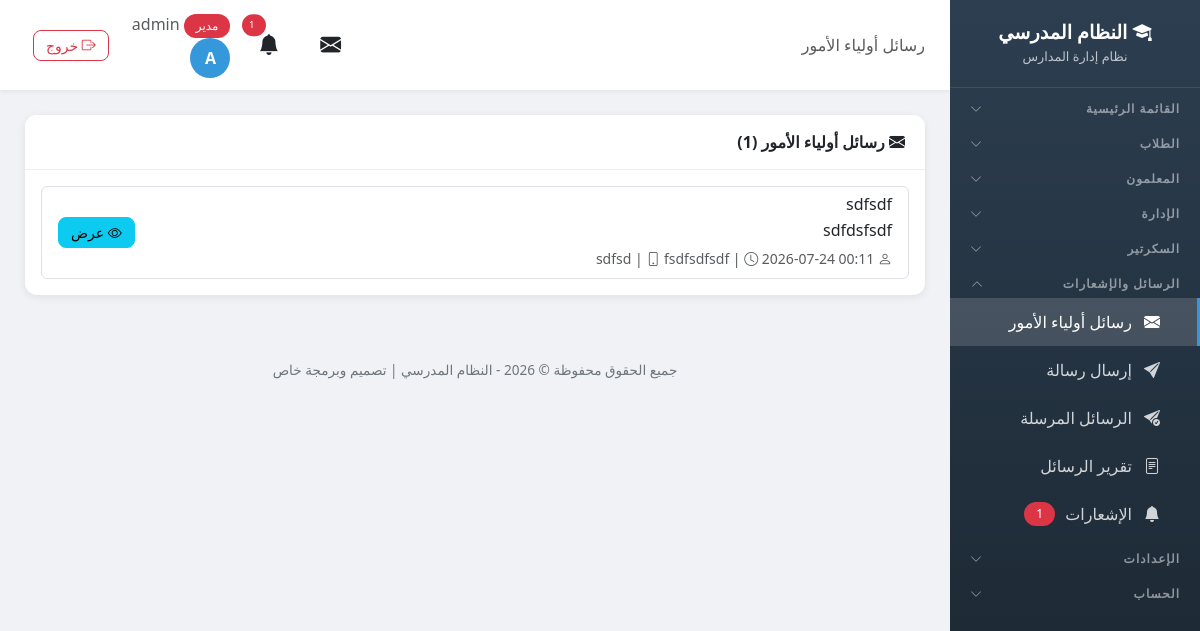
/messages/ (signed in), run on the app's committed database.
### school/models.py (models this page shows, shortened)
class Profile(models.Model):
    ROLE_CHOICES = [
        ('admin', 'مدير'),
        ('vice_principal', 'نائب مدير'),
        ('secretary', 'سكرتير'),
        ('teacher', 'معلم'),
        ('student', 'طالب'),
    ]
    user = models.OneToOneField(User, on_delete=models.CASCADE, related_name='profile')
    role = models.CharField('الدور', max_length=20, choices=ROLE_CHOICES, default='student')
    phone = models.CharField('رقم الهاتف', max_length=20, blank=True)

class Message(models.Model):
    sender = models.ForeignKey(User, on_delete=models.SET_NULL, null=True, blank=True, related_name='sent_messages', verbose_name='المرسل')
    recipient = models.ForeignKey(User, on_delete=models.SET_NULL, null=True, blank=True, related_name='received_messages', verbose_name='المستلم')
    subject = models.CharField('الموضوع', max_length=200)
    content = models.TextField('المحتوى')
    is_read = models.BooleanField('مقروء', default=False)
    parent_name = models.CharField('اسم ولي الأمر', max_length=200, blank=True, help_text='يستخدم عند إرسال ولي الأمر')
    parent_phone = models.CharField('هاتف ولي الأمر', max_length=20, blank=True)
    created_at = models.DateTimeField('تاريخ الإرسال', auto_now_add=True)
    class Meta:
        verbose_name = 'رسالة'
        verbose_name_plural = 'الرسائل'
        ordering = ['-created_at']

### school/views.py (the view)
# urls.py: path('messages/', views.message_list, name='message_list'),
@login_required
def message_list(request):
    if request.user.profile.role != 'admin':
        messages.error(request, 'ليس لديك صلاحية للوصول إلى هذه الصفحة')
        return redirect('dashboard')
    messages_qs = Message.objects.filter(recipient__isnull=True).order_by('-created_at')
    return render(request, 'school/message_list.html', {'messages_qs': messages_qs})

### school/models.py (called while the page is built, shortened)
def has_perm(user, module, action):
    if user.profile.role == 'admin':
        return True

### school/services.py (called while the page is built, shortened)
def send_visit_reminders():
    try:
        tomorrow = date.today() + timedelta(days=1)
        due = VisitProgram.objects.filter(visit_date=tomorrow, reminder_sent=False).select_related('teacher')
        if not due.exists():
            return
    except Exception as e:
        logger.error(f'خطأ في إرسال تذكيرات الزيارات: {e}')

### templates/school/message_list.html (shortened to what this page needs)
{% extends 'school/base.html' %}
{% block page_heading %}رسائل أولياء الأمور{% endblock %}
{% block content %}
<div class="card">
    <div class="card-header">
        <i class="bi bi-envelope-fill"></i> رسائل أولياء الأمور ({{ messages_qs.count }})
    </div>
    <div class="card-body">
        {% if messages_qs %}
        <div class="list-group">
            {% for msg in messages_qs %}
            <div class="list-group-item list-group-item-{% if not msg.is_read %}primary{% endif %}">
                <div class="d-flex justify-content-between">
                    <div>
                        <h6 class="mb-1">{{ msg.subject }}</h6>
                        <p class="mb-1">{{ msg.content|truncatewords:20 }}</p>
                        <small class="text-muted">
                            <i class="bi bi-person"></i> {% if msg.sender %}{{ msg.sender.username }}{% else %}{{ msg.parent_name }}{% endif %} |
                            {% if msg.parent_phone %}<i class="bi bi-phone"></i> {{ msg.parent_phone }} |{% endif %}
                            <i class="bi bi-clock"></i> {{ msg.created_at|date:"Y-m-d H:i" }}
                        </small>
                    </div>
                    <a href="{% url 'read_message' msg.id %}" class="btn btn-info btn-sm align-self-center"><i class="bi bi-eye"></i> عرض</a>
                </div>
            </div>
            {% endfor %}
        </div>
        {% else %}
        <div class="empty-state">
            <i class="bi bi-envelope-open"></i>
            <h5>لا توجد رسائل</h5>
            <p class="text-muted">لم يتم استلام أي رسائل من أولياء الأمور بعد</p>
        </div>
        {% endif %}
    </div>
</div>
{% endblock %}

### templates/school/base.html (shortened to what this page needs)
<!DOCTYPE html>
<html lang="ar" dir="rtl">
<head>
    <link href="https://cdn.jsdelivr.net/npm/bootstrap@5.3.0/dist/css/bootstrap.min.css" rel="stylesheet">
    <link href="https://cdn.jsdelivr.net/npm/bootstrap@5.3.0/dist/css/bootstrap.rtl.min.css" rel="stylesheet">
    <link rel="stylesheet" href="https://cdn.jsdelivr.net/npm/bootstrap-icons@1.11.0/font/bootstrap-icons.css">
    <link href="https://cdn.jsdelivr.net/npm/select2@4.1.0-rc.0/dist/css/select2.min.css" rel="stylesheet" />
    <link href="https://cdn.jsdelivr.net/npm/select2-bootstrap-5-theme@1.3.0/dist/select2-bootstrap-5-theme.rtl.min.css" rel="stylesheet" />
    <link rel="stylesheet" href="https://unpkg.com/leaflet@1.9.4/dist/leaflet.css" />
</head>
<body>
    {% if user.is_authenticated %}
    <div class="sidebar" id="sidebar">
        <div class="brand">
            <h4><i class="bi bi-mortarboard-fill"></i> النظام المدرسي</h4>
            <small>نظام إدارة المدارس</small>
        </div>
        {% if user.is_authenticated %}
        <button class="nav-section nav-toggle" type="button" data-target="collapse-main" aria-expanded="false">
            <span>القائمة الرئيسية</span><i class="bi bi-chevron-down"></i>
        </button>
        {% if 'students_view' in user_perms or 'students_add' in user_perms or 'notes_view' in user_perms or 'levels_view' in user_perms %}
        <button class="nav-section nav-toggle" type="button" data-target="collapse-students" aria-expanded="false">
            <span>الطلاب</span><i class="bi bi-chevron-down"></i>
        </button>
        {% endif %}
        {% if 'teachers_view' in user_perms or 'teachers_add' in user_perms or 'nominations_view' in user_perms or 'guardians_view' in user_perms %}
        <button class="nav-section nav-toggle" type="button" data-target="collapse-teachers" aria-expanded="false">
            <span>المعلمون</span><i class="bi bi-chevron-down"></i>
        </button>
        {% endif %}
        {% if 'classes_view' in user_perms or 'subjects_view' in user_perms or 'announcements_view' in user_perms or 'agenda_view' in user_perms or 'leaves_view' in user_perms or 'lateness_view' in user_perms or 'meetings_view' in user_perms or 'supervisor_visits_view' in user_perms or 'inspection_visits_view' in user_perms or 'visit_program_view' in user_perms or 'absence_view' in user_perms or 'schedule_view' in user_perms or 'certificates_view' in user_perms or 'exams_view' in user_perms or 'survey_view' in user_perms %}
        <button class="nav-section nav-toggle" type="button" data-target="collapse-admin" aria-expanded="false">
            <span>الإدارة</span><i class="bi bi-chevron-down"></i>
        </button>
        {% endif %}
        {% if 'incoming_view' in user_perms or 'outgoing_view' in user_perms %}
        <button class="nav-section nav-toggle" type="button" data-target="collapse-secretary" aria-expanded="false">
            <span>السكرتير</span><i class="bi bi-chevron-down"></i>
        </button>
        {% endif %}
        {% if 'messages_view' in user_perms or 'messages_send' in user_perms %}
        <button class="nav-section nav-toggle" type="button" data-target="collapse-messages" aria-expanded="false">
            <span>الرسائل والإشعارات</span><i class="bi bi-chevron-down"></i>
        </button>
        <div class="nav-collapse" id="collapse-messages">
        {% endif %}
        {% if 'messages_view' in user_perms %}
        <a href="{% url 'message_list' %}" class="nav-link {% if request.resolver_match.url_name == 'message_list' %}active{% endif %}">
            <i class="bi bi-envelope-fill"></i> رسائل أولياء الأمور
        </a>
        {% endif %}
        {% if 'messages_send' in user_perms %}
        <a href="{% url 'send_message' %}" class="nav-link {% if request.resolver_match.url_name == 'send_message' or request.resolver_match.url_name == 'send_message_to' %}active{% endif %}">
            <i class="bi bi-send-fill"></i> إرسال رسالة
        </a>
        <a href="{% url 'sent_messages' %}" class="nav-link {% if request.resolver_match.url_name == 'sent_messages' %}active{% endif %}">
            <i class="bi bi-send-check-fill"></i> الرسائل المرسلة
        </a>
        {% endif %}
        {% if 'messages_view' in user_perms %}
        <a href="{% url 'messages_report' %}" class="nav-link {% if request.resolver_match.url_name == 'messages_report' %}active{% endif %}">
            <i class="bi bi-file-text"></i> تقرير الرسائل
        </a>
        {% endif %}
        <a href="{% url 'notification_list' %}" class="nav-link {% if request.resolver_match.url_name == 'notification_list' %}active{% endif %}">
            <i class="bi bi-bell-fill"></i> الإشعارات
            {% if unread_notifications_count > 0 %}
            <span class="badge bg-danger rounded-pill">{{ unread_notifications_count }}</span>
            {% endif %}
        </a>
        {% if 'messages_view' in user_perms or 'messages_send' in user_perms %}
        </div>
        {% endif %}
        {% if 'settings_accounts' in user_perms or 'settings_whatsapp' in user_perms or 'settings_links' in user_perms or user.profile.role == 'admin' %}
        <button class="nav-section nav-toggle" type="button" data-target="collapse-settings" aria-expanded="false">
            <span>الإعدادات</span><i class="bi bi-chevron-down"></i>
        </button>
        {% endif %}
        <button class="nav-section nav-toggle" type="button" data-target="collapse-account" aria-expanded="false">
            <span>الحساب</span><i class="bi bi-chevron-down"></i>
        </button>
        {% endif %}
    </div>
    <div class="main-content">
        <div class="top-bar">
            <div>
                <span class="d-none d-md-inline text-muted">{% block page_heading %}{% endblock %}</span>
            </div>
            <div class="user-info">
                <div class="dropdown d-inline-block mx-2" id="messageBell">
                    <button class="btn btn-link text-reset position-relative p-1" type="button" data-bs-toggle="dropdown" aria-expanded="false" style="font-size: 1.3rem;">
                        <i class="bi bi-envelope-fill"></i>
                    </button>
                </div>
                <div class="dropdown d-inline-block mx-2" id="notificationBell">
                    <button class="btn btn-link text-reset position-relative p-1" type="button" data-bs-toggle="dropdown" aria-expanded="false" style="font-size: 1.3rem;">
                        <i class="bi bi-bell-fill"></i>
                        {% if unread_notifications_count > 0 %}
                        <span class="position-absolute top-0 start-100 translate-middle badge rounded-pill bg-danger" style="font-size: 0.6rem;">
                            {{ unread_notifications_count }}
                        </span>
                        {% endif %}
                    </button>
                </div>
                <a href="{% url 'my_account' %}" class="text-decoration-none text-reset">
                    <span class="text-muted d-none d-sm-inline">
                        <span class="badge bg-{% if user.profile.role == 'admin' %}danger{% elif user.profile.role == 'teacher' %}success{% else %}info{% endif %}">
                            {{ user.profile.get_role_display }}
                        </span>
                        {{ user.first_name|default:user.username }}
                    </span>
                    <div class="avatar">{{ user.first_name|first|default:user.username|first|upper }}</div>
                </a>
                <a href="{% url 'logout' %}" class="btn btn-sm btn-outline-danger ms-2" title="تسجيل الخروج">
                    <i class="bi bi-box-arrow-right"></i> <span class="d-none d-sm-inline">خروج</span>
                </a>
            </div>
        </div>
        <div class="page-content">
            {% block content %}{% endblock %}
        </div>
        <div class="footer no-print">
            <p>جميع الحقوق محفوظة &copy; {% now "Y" %} - النظام المدرسي | تصميم وبرمجة خاص</p>
        </div>
    </div>
    {% endif %}
</body>
</html>

### templates/school/base.html (style rules this page uses)
:root { --primary-color: #2c3e50; --secondary-color: #3498db; --accent-color: #e74c3c; --success-color: #27ae60; --warning-color: #f39c12; --info-color: #17a2b8; --sidebar-width: 250px; }
body { font-family: 'Segoe UI', Tahoma, sans-serif; background-color: #f0f2f5; overflow-x: hidden; }
.sidebar { position: fixed; top: 0; right: 0; height: 100vh; width: var(--sidebar-width); background: linear-gradient(180deg, var(--primary-color) 0%, #1a252f 100%); color: #fff; z-index: 1000; transition: all 0.3s ease; overflow-y: auto; }
.sidebar .brand { padding: 20px 15px; text-align: center; border-bottom: 1px solid rgba(255,255,255,0.1); }
.sidebar .brand h4 { margin: 0; font-weight: 700; font-size: 1.2rem; }
.sidebar .brand small { color: rgba(255,255,255,0.7); font-size: 0.8rem; }
.sidebar .nav-link { color: rgba(255,255,255,0.8); padding: 12px 20px; border-right: 3px solid transparent; transition: all 0.2s ease; display: flex; align-items: center; gap: 10px; }
.sidebar .nav-link.active { background: rgba(255,255,255,0.15); color: #fff; border-right-color: var(--secondary-color); }
.sidebar .nav-link i { width: 20px; text-align: center; }
.sidebar .nav-section { padding: 15px 20px 5px; font-size: 0.7rem; text-transform: uppercase; color: rgba(255,255,255,0.4); letter-spacing: 1px; }
.sidebar .nav-toggle { display: flex; justify-content: space-between; align-items: center; width: 100%; background: none; border: none; padding: 12px 20px 5px; cursor: pointer; text-align: right; font-size: 0.75rem; font-weight: 700; letter-spacing: 1px; color: rgba(255,255,255,0.5); transition: color 0.2s ease; }
.sidebar .nav-toggle .bi-chevron-down { transition: transform 0.3s ease; }
.sidebar .nav-toggle.open .bi-chevron-down { transform: rotate(180deg); }
.sidebar .nav-collapse { display: none; }
.sidebar .nav-collapse .nav-link { padding-right: 35px; }
.main-content { margin-right: var(--sidebar-width); min-height: 100vh; transition: all 0.3s ease; }
.top-bar { background: #fff; padding: 12px 25px; box-shadow: 0 2px 4px rgba(0,0,0,0.05); display: flex; justify-content: space-between; align-items: center; position: sticky; top: 0; z-index: 999; }
.top-bar .user-info { display: flex; align-items: center; gap: 15px; }
.top-bar .user-info .avatar { width: 40px; height: 40px; border-radius: 50%; background: var(--secondary-color); color: #fff; display: flex; align-items: center; justify-content: center; font-weight: bold; }
.page-content { padding: 25px; }
.card { border: none; border-radius: 12px; box-shadow: 0 2px 8px rgba(0,0,0,0.08); transition: all 0.3s ease; margin-bottom: 20px; }
.card-header { background: #fff; border-bottom: 1px solid #eee; padding: 15px 20px; font-weight: 600; border-radius: 12px 12px 0 0 !important; }
.btn { border-radius: 8px; font-weight: 500; padding: 8px 20px; }
.btn-sm { padding: 4px 12px; }
.badge { padding: 6px 12px; border-radius: 20px; font-weight: 500; }
.footer { text-align: center; padding: 20px; color: #6c757d; font-size: 0.85rem; }

### data on the page
Message: subject "sdfsdf", content "sdfdsfsdf", parent_name "sdfsd", parent_phone "fsdfsdfsdf", created_at "2026-07-24 00:11"

### other printed values
{{ unread_notifications_count }} "1"
{{ user.profile.get_role_display }} "مدير"
{{ user.first_name|default:user.username }} "admin"
{{ user.first_name|first|default:user.username|first|upper }} "A"
{{ messages_qs.count }} "1"
